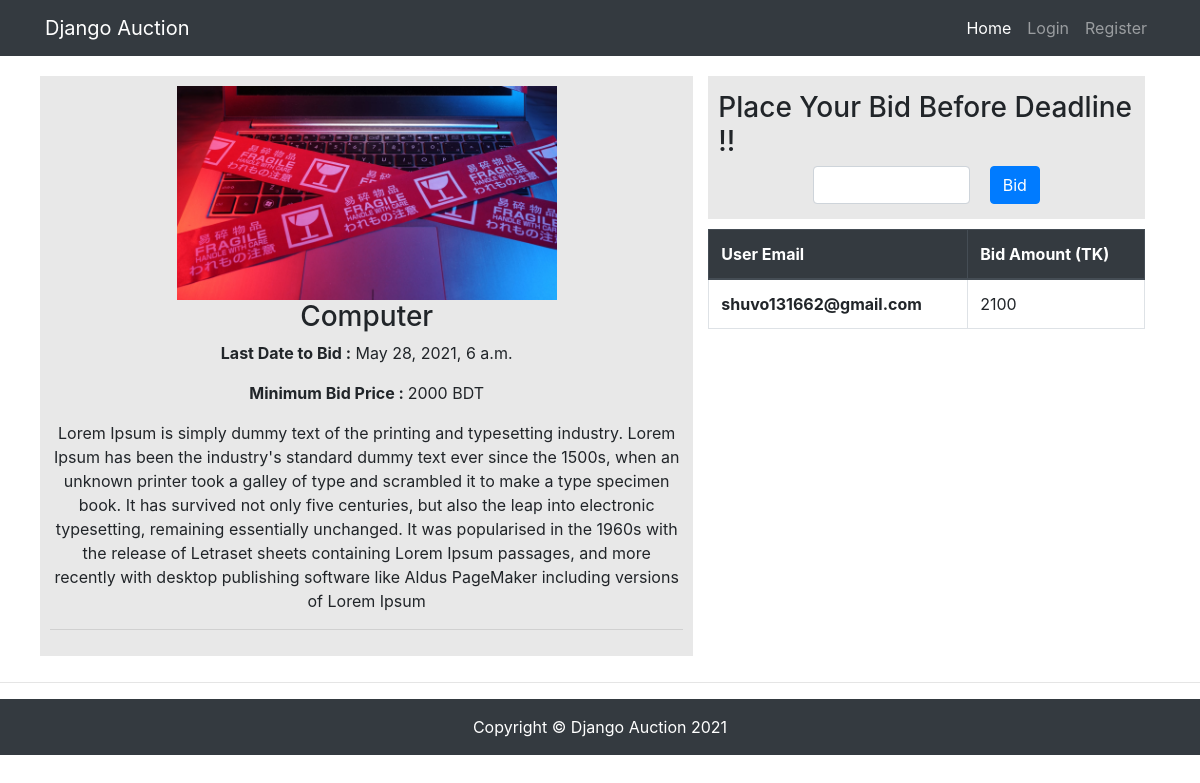
/singleproduct/5, run on the app's committed database.
### product/models.py (models this page shows, shortened)
class Product(models.Model):
    user = models.ForeignKey(Account, on_delete=models.CASCADE)
    title = models.CharField(max_length=120)
    image = models.ImageField(upload_to='products/')
    minBidPrice = models.IntegerField()
    details = models.TextField()
    end_date = models.DateTimeField(auto_now_add=False,null=False,blank=False)
    def is_end_date(self):
        return timezone.now()>self.end_date

class Bid(models.Model):
    user=models.ForeignKey(Account,on_delete=models.CASCADE)
    product=models.ForeignKey(Product,on_delete=models.CASCADE)
    bidAmount=models.IntegerField()
    created_at=models.DateTimeField(default=timezone.now)
    class Meta:
        ordering = ('-bidAmount',)

### account/models.py (models this page shows, shortened)
class Account(AbstractBaseUser):
	email 					= models.EmailField(verbose_name="email", max_length=60, unique=True)
	username 				= None
	date_joined				= models.DateTimeField(verbose_name='date joined', auto_now_add=True)
	last_login				= models.DateTimeField(verbose_name='last login', auto_now=True)
	is_admin				= models.BooleanField(default=False)
	is_active				= models.BooleanField(default=True)
	is_staff				= models.BooleanField(default=False)
	is_superuser			= models.BooleanField(default=False)
	USERNAME_FIELD = 'email'
	objects = MyAccountManager()

### product/views.py (the view, shortened to what this page needs)
# urls.py: path('singleproduct/<str:pk>', views.singleproduct, name='singleproduct')
def singleproduct(request, pk):
	product=Product.objects.get(id=pk)
	bids=Bid.objects.filter(product=product)
	winner = bids.order_by('-bidAmount').first()
	context = {'product':product,'bids':bids,'winner':winner}
	return render(request, 'products/singleproduct.html', context)

### templates/products/singleproduct.html (shortened to what this page needs)
{% extends 'base.html' %}
{% block content %}
<div class="container product-div">
    <div class="row p-10">
        <div class="col-sm-7 p-20" style="background-color: #E8E8E8;padding: 10px;">
            <div class="img text-center" >
                <img src="{{ product.image.url }}" width="60%" alt="">
            </div>
            <div class="text-center">
              <h3>{{ product.title }}</h3>
              <p><strong >Last Date to Bid :</strong> {{ product.end_date }}</p>
              <div class="d-flex justify-content-center">
                <p><strong> Minimum Bid Price :    </strong>{{ product.minBidPrice }}  BDT</p>
              </div>
              <p>{{ product.details }}</p>
              <hr>
           </div>
        </div>
        <div class="col-sm-5 p-10">
          <div class="formdiv " style="background-color: #E8E8E8;padding: 15px 10px;">
            {%if product.is_end_date %}
            <h3 class="text-center">Auction Ended !!</h3>
              <div class="form-group d-flex  justify-content-center m-auto">
                <p><strong>The winner is : </strong></p>
                <h5 style="margin-left: 10px;"> {{ winner.user }}</h5>
              </div>
            {%else%}
            <form action="" method="POST" >
              <h3>Place Your Bid Before Deadline !!</h3>
              <div class="form-group d-flex w-75  justify-content-center m-auto">
                <input type="number" min="{{ product.minBidPrice }}"  name="bidamount" class="form-control w-50 " style="margin-right: 20px;" size="5" required>
                <input type="submit" class="btn btn-primary" value="Bid">
              </div>
            </form>
            {%endif%}
        </div>
            <table class="table table-bordered" style="margin-top: 10px;">
                <thead class="thead-dark">
                  <tr>
                    <th scope="col">User Email</th>
                    <th scope="col">Bid Amount (TK)</th>
                  </tr>
                </thead>
                <tbody>
                  {%for bid in bids%}
                  <tr>
                    <th scope="row">{{ bid.user.email }}</th>
                    <td>{{ bid.bidAmount }}</td>
                  </tr>
                  {%endfor%}
                </tbody>
            </table>
        </div>
    </div>
</div>
{% endblock %}

### data on the page
Product: image (picture), title "Computer", end_date "May 28, 2021, 6 a.m.", minBidPrice "2000", details "Lorem Ipsum is simply dummy text of the printing and typesetting industry. Lorem Ipsum has been the industry's standard dummy text ever since the 1500s, when an unknown printer took a galley of type and scrambled it to make a type specimen book. It has survived not only five centuries, but also the leap into electronic typesetting, remaining essentially unchanged. It was popularised in the 1960s with the release of Letraset sheets containing Lorem Ipsum passages, and more recently with desktop publishing software like Aldus PageMaker including versions of Lorem Ipsum"
Bid: user.email "shuvo131662@gmail.com", bidAmount "2100"
